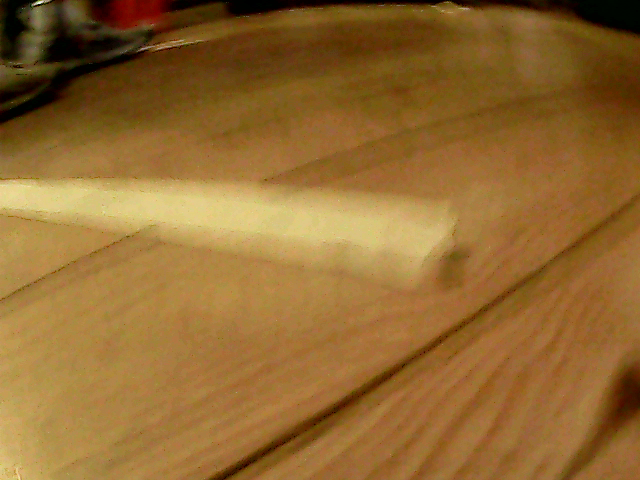
#> input picture data/img_00095.png, 640 x 480 px
$ jupyter execute --allow-errors line-detection-stuff.ipynb
#> lines starting #> are read from the running program, lines starting #| are printed output that depends on the picture; after the words box and inside, x2 and y2 are one past the last pixel; in counts of white or black regions, pixels touching at a corner belong together
[cell 1]
import matplotlib.pyplot as plt
from PIL import Image
import cv2
import numpy as np
import os
from sklearn.cluster import KMeans

[cell 2]
filename = 'data/img_00095.png'

rgb = cv2.cvtColor(cv2.imread(filename),cv2.COLOR_BGR2RGB)

plt.imshow(rgb)
plt.show()

[cell 3]
hsv = cv2.cvtColor(cv2.imread(filename),cv2.COLOR_BGR2HSV)
#> hsv: shape (480, 640, 3); mean H, S, V 17.8, 178.8, 146
hsv = cv2.GaussianBlur(hsv, (21,21), 0)
#> hsv: shape (480, 640, 3); mean H, S, V 17.8, 178.8, 146
hsv = hsv[240:,:,:]
#> hsv: shape (240, 640, 3); mean H, S, V 17, 168.1, 162.3

mu = np.mean(hsv,axis=(0,1))
#> mu = [17.01, 168.1, 162.3]
std = np.std(hsv,axis=(0,1))
#> std = [1.8, 20.92, 19.71]

hsv = (hsv - mu) / std
#> hsv: shape (240, 640, 3) float64; mean H, S, V -5.21e-14, 8.04e-15, 1.2e-14

min_ = np.min(hsv, axis=(0,1))
#> min_ = [-4.46, -2.73, -5.44]
max_ = np.max(hsv, axis=(0,1))
#> max_ = [3.89, 4.16, 2.88]

hsv = (hsv - min_) / (max_ - min_ )
#> hsv: shape (240, 640, 3) float64; mean H, S, V 0.534, 0.396, 0.654

plt.imshow(hsv)
plt.show()

[cell 4]
lower_hsv = np.array([0.3, 0.05, 0.70])
upper_hsv = np.array([0.90, 0.2, 0.9])
mask = cv2.inRange(hsv, lower_hsv, upper_hsv)
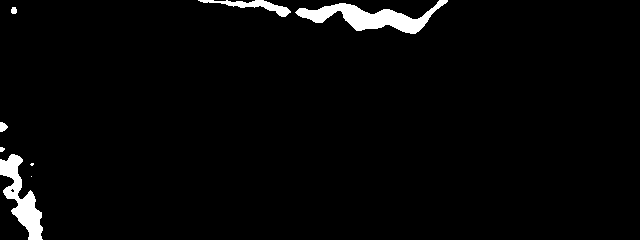
#> mask: shape (240, 640); 2.7% white; 8 white regions (2 under 20 px), largest, box (x1, y1, x2, y2) and area: (295, 0, 448, 34) 2055, (0, 154, 43, 240) 1517, (198, 0, 291, 17) 496, (0, 122, 8, 132) 58, (11, 7, 17, 14) 36, (0, 147, 5, 152) 20

plt.imshow(mask)

plt.show()

edges = cv2.Canny(mask,200,100)
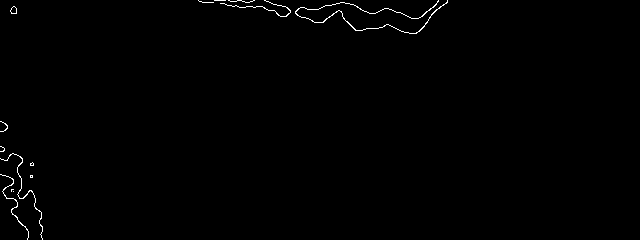
#> edges: shape (240, 640); 0.57% white in thin lines or dots, all inside (x1, y1, x2, y2) = (0, 0, 448, 240)
edges = cv2.GaussianBlur(edges, (5,5), 0)
plt.imshow(edges)

[cell 5]
lines = cv2.HoughLinesP(edges,1,np.pi/180,100, minLineLength=100, maxLineGap=100)
#> lines = [[196, 1, 437, 13], [197, 3, 435, 15], [200, 4, 434, 16], [198, 0, 438, 12], [196, 2, 419, 34], [223, 0, 439, 11], [196, 0, 422, 32], [225, 7, 418, 34], [199, 2, 421, 33]]
if lines is not None:

    for line in lines:
        x1,y1,x2,y2 = line[0]
        hsv = cv2.line(hsv, (x1,y1),(x2,y2),(0,255,0),2)
#> this loop made 9 passes
#> hsv: shape (240, 640, 3) float64; mean H, S, V 0.5, 5.3, 0.6
plt.imshow(hsv)
plt.show()
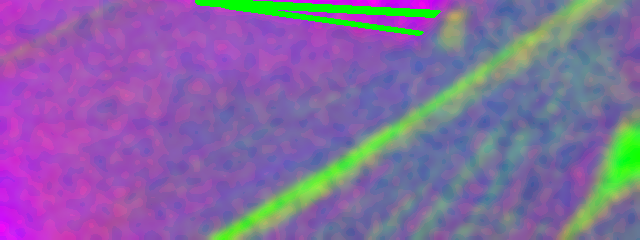
#> shown: shape (240, 640, 3) float64; mean R, G, B 0.52, 0.413, 0.637

[cell 6]
lines = lines.reshape(-1,2)
#> lines = 18 rows, first 8: [196, 1], [437, 13], [197, 3], [435, 15], [200, 4], [434, 16], [198, 0], [438, 12]
kmeans = KMeans(n_clusters=4, init='k-means++', max_iter=300, n_init=10, random_state=0)
pred_y = kmeans.fit_predict(lines)
#> pred_y = 18 values, max 3 at index 10, min 0 at index 9, mean 1.28

keypoints = np.asarray([kmeans.cluster_centers_[:, 0], kmeans.cluster_centers_[:, 1]])

lower_mean = [np.mean(keypoints[0, keypoints[1] < 120]),np.mean(keypoints[1, keypoints[1] < 120])]
upper_mean = [np.mean(keypoints[0, keypoints[1] >= 120]),np.mean(keypoints[1, keypoints[1] >= 120])]

plt.plot(lines[:,0], lines[:,1], 'o')
plt.plot(keypoints[0,:], keypoints[1,:], 'o',c='red')
plt.plot(lower_mean[0], lower_mean[1], 'o',c='green')
plt.plot(upper_mean[0], upper_mean[1], 'o',c='green')
plt.show()
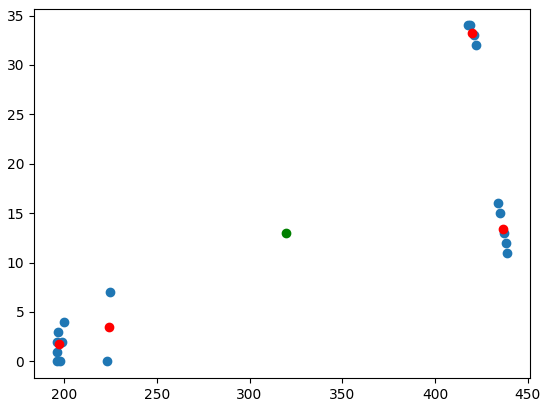
#> figure drawn by matplotlib, 1 panel

#> (a cell that did not finish here is left out)

# Make video

[cell 8]
def pipeline(filename):

    # load images
#> called with filename = 'data/img_00000.png'
    rgb = cv2.cvtColor(cv2.imread(filename),cv2.COLOR_BGR2RGB)
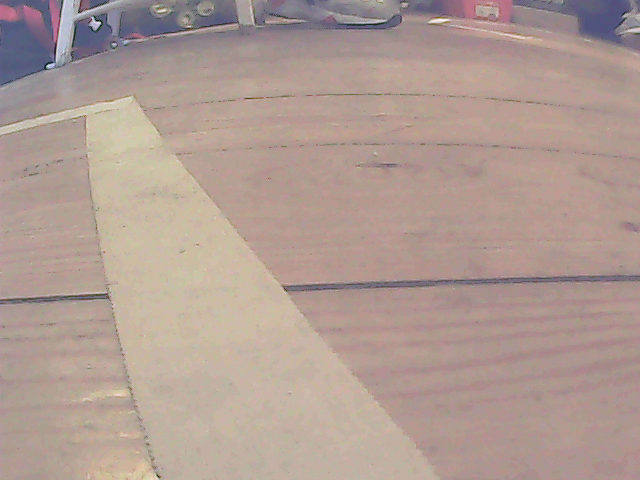
#> input picture data/img_00000.png, 640 x 480 px
    hsv = cv2.cvtColor(cv2.imread(filename),cv2.COLOR_BGR2HSV)
#> hsv: shape (480, 640, 3); mean H, S, V 29.5, 45.2, 177.4

    # Gaussain blur
    hsv = cv2.GaussianBlur(hsv, (21,21), 0)
#> hsv: shape (480, 640, 3); mean H, S, V 29.5, 45.2, 177.4

    # only look at buttom half
    hsv = hsv[240:,:,:]
#> hsv: shape (240, 640, 3); mean H, S, V 21, 44.9, 182.2

    # standardize each color channel
    mu = np.mean(hsv,axis=(0,1))
#> mu = [20.96, 44.95, 182.2]
    std = np.std(hsv,axis=(0,1))
#> std = [16.03, 4.42, 13.22]
    hsv = (hsv - mu) / std
#> hsv: shape (240, 640, 3) float64; mean H, S, V -4.21e-16, -4.41e-14, 1.1e-14

    # normalize each color channel
    min_ = np.min(hsv, axis=(0,1))
#> min_ = [-1.06, -4.29, -3.65]
    max_ = np.max(hsv, axis=(0,1))
#> max_ = [6.43, 4.54, 2.48]
    hsv = (hsv - min_) / (max_ - min_ )
#> hsv: shape (240, 640, 3) float64; mean H, S, V 0.141, 0.486, 0.596

    # threshold images
    lower_hsv = np.array([0.3, 0.05, 0.70])
    upper_hsv = np.array([0.90, 0.2, 0.9])
    mask = cv2.inRange(hsv, lower_hsv, upper_hsv)
#> mask: shape (240, 640); every value is 0

    # find edges
    edges = cv2.Canny(mask,200,100)
    edges = cv2.GaussianBlur(edges, (5,5), 0)

    # find lines
    lines = cv2.HoughLinesP(edges,1,np.pi/180,100, minLineLength=100, maxLineGap=100)
#> lines = None

    if lines is None:
        return None

    # visualize lines on top of hsv
    hsv_lines = hsv.copy()
    if lines is not None:
        for line in lines:
            x1,y1,x2,y2 = line[0]
            hsv_lines = cv2.line(hsv_lines, (x1,y1),(x2,y2),(0,255,0),2)

    # find kmeans clusters
    lines = lines.reshape(-1,2)
    kmeans = KMeans(n_clusters=4, init='k-means++', max_iter=300, n_init=10, random_state=0)
    pred_y = kmeans.fit_predict(lines)

    keypoints = np.asarray([kmeans.cluster_centers_[:, 0], kmeans.cluster_centers_[:, 1]])

    # find upper and lower key points for center line
    lower_mean = [np.mean(keypoints[0, keypoints[1] < 120]),np.mean(keypoints[1, keypoints[1] < 120])]
    upper_mean = [np.mean(keypoints[0, keypoints[1] >= 120]),np.mean(keypoints[1, keypoints[1] >= 120])]

    if np.isnan(upper_mean).any() or np.isnan(lower_mean).any():
        return None

    # visualize line on top of original image
    rgb = cv2.line(rgb, (int(lower_mean[0]),int(lower_mean[1])+240),(int(upper_mean[0]),int(upper_mean[1])+240),(0,255,0),2)

    return rgb, [lines, keypoints, lower_mean, upper_mean], hsv_lines, hsv, mask, edges

[cell 9]
def visualize_pipeline(rgb, hsv_lines, hsv, mask, edges):

    mask = mask.astype(float) / 255.0

    img0 = rgb / 255.0
    img1 = np.concatenate([hsv_lines, hsv])
    img2 = cv2.cvtColor(np.concatenate([mask.astype(np.uint8), edges.astype(np.uint8)]), cv2.COLOR_GRAY2RGB)

    img = np.concatenate([img0, img1, img2], axis=1) * 255

    return img.astype(np.uint8)

[cell 10]
img_array = []
basepath = 'data'
for i, filename in enumerate(sorted(os.listdir(basepath))):

    filename = os.path.join(basepath, filename)

    out = pipeline(filename)

    if out is not None:
        rgb, [lines, keypoints, lower_mean, upper_mean], hsv_lines, hsv, mask, edges = out
        img = visualize_pipeline(cv2.cvtColor(rgb, cv2.COLOR_RGB2BGR), hsv_lines, hsv, mask, edges)
        img_array.append(img)
#> pass 2 of the loop `for i, filename in enumerate(sorted(os.listdir(basepath))):`:
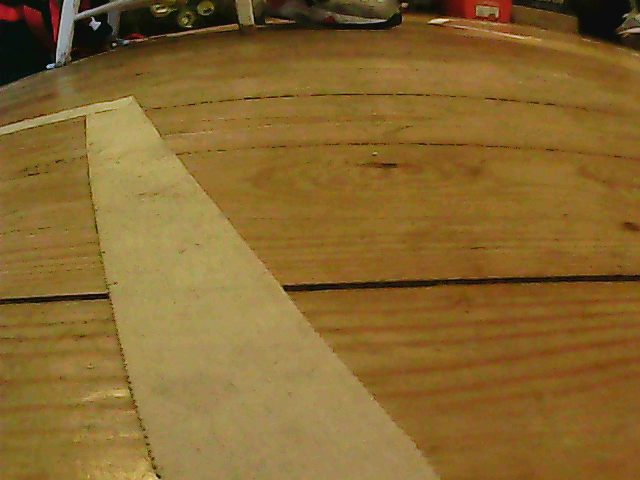
#> input picture data/img_00005.png, 640 x 480 px
#> in pipeline (call 2), `mu = np.mean(hsv,axis=(0,1))`: mu = [19.53, 166.5, 144]
#> in pipeline (call 2), `std = np.std(hsv,axis=(0,1))`: std = [2.14, 31.85, 18.36]
#> in pipeline (call 2), `min_ = np.min(hsv, axis=(0,1))`: min_ = [-2.58, -1.71, -4.36]
#> in pipeline (call 2), `max_ = np.max(hsv, axis=(0,1))`: max_ = [3.48, 1.84, 2.62]
#> in pipeline (call 2), `mask = cv2.inRange(hsv, lower_hsv, upper_hsv)`:
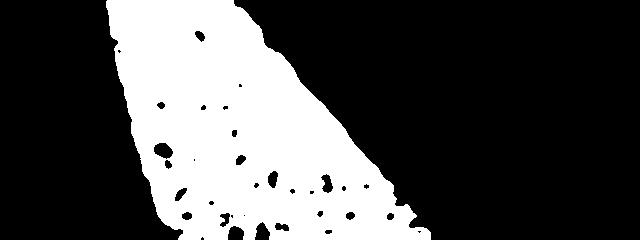
#> mask: shape (240, 640); 30.4% white; 1 white region, box (x1, y1, x2, y2) and area: (106, 0, 431, 240) 46699
#> in pipeline (call 2), `lines = cv2.HoughLinesP(edges,1,np.pi/180,100, minLineLength=100, maxL..`: lines = 15 rows, first 6: [233, 0, 432, 237], [236, 1, 432, 234], [241, 4, 432, 232], [107, 32, 157, 220], [243, 5, 432, 231], [231, 0, 431, 239]
#> the loop in pipeline (call 2), `for line in lines:` made 15 passes
#> in pipeline (call 2), `lines = lines.reshape(-1,2)`: lines = 30 pairs, first value 103 to 432, second value 0 to 239
#> in pipeline (call 2), `pred_y = kmeans.fit_predict(lines)`: pred_y = 30 values, max 3 at index 0, min 0 at index 6, mean 1.6
#> out = 6 items
#> `rgb, [lines, keypoints, lower_mean, upper_mean], hsv_lines, hsv, mask,..`: keypoints = [[111.2, 429.5, 172.6, 238.2], [48, 230, 225.7, 2.88]]; lower_mean = [174.7, 25.44]; upper_mean = [301, 227.9]
#> img1: shape (480, 640, 3) float64; mean H, S, V 0.4, 5.6, 0.6
#> in visualize_pipeline, `return img.astype(np.uint8)`:
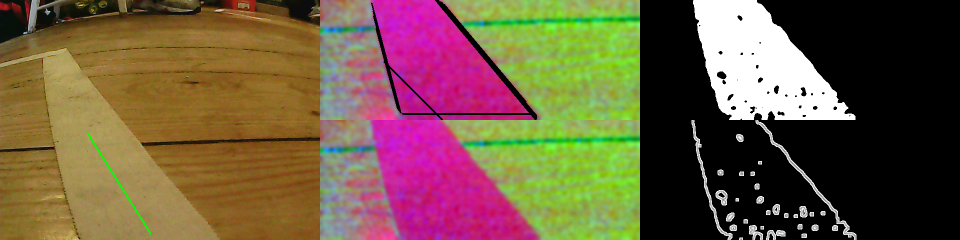
#> returned value: shape (480, 1920, 3) (shown at 1/2 size); mean of channels 0, 1, 2 65.3, 89.9, 111.3; drawn as B, G, R

height, width, layers = img_array[0].shape
#> height = 480; width = 1920; layers = 3
size = (width,height)
#> size = (1920, 480)

[cell 11]
fourcc = cv2.VideoWriter_fourcc(*'mp4v')
out = cv2.VideoWriter('video3.mp4', fourcc, 1, (width, height))

for i in range(len(img_array)):
    out.write(img_array[i])
out.release()
